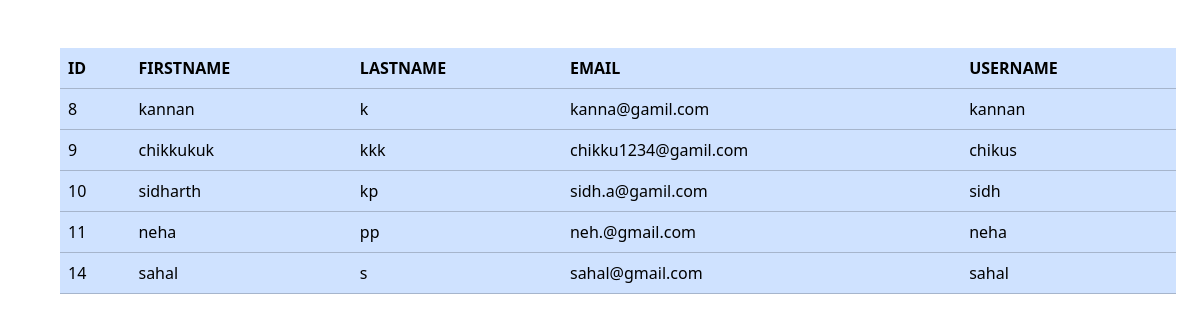
Page /aproved on the committed database.
### collageapp/models.py (models this page shows)
class User(AbstractUser):
    USERTYPE=models.CharField(max_length=100)

### collageapp/views.py (the view)
# urls.py: path('aproved',views.approved_stud,name='approved_stud'),
def approved_stud(request):
    x=User.objects.filter(is_active=1,USERTYPE='STUDENT')
    return render(request,'aproved_stud.html',{'x1':x})

### collageapp/templates/aproved_stud.html (shortened to what this page needs)
<!DOCTYPE html>
<html lang="en">
<head>
    <link href="https://cdn.jsdelivr.net/npm/bootstrap@5.3.3/dist/css/bootstrap.min.css" rel="stylesheet">
</head>
<body> <div class="container m-5">
    <table class="table table-borderedd table-primary">
        <tr>
            <th>ID</th>
            <th>FIRSTNAME</th>
            <th>LASTNAME</th>
            <th>EMAIL</th>
            <th>USERNAME</th>
        </tr>
        {% for i in x1 %}
        <tr>
            <td>{{i.id}}</td>
            <td>{{i.first_name}}</td>
            <td>{{i.last_name}}</td>
            <td>{{i.email}}</td>
            <td>{{i.username}}</td>
        </tr>
        {% endfor %}
    </table>
</div>

### rows in the picture
User: id "8", first_name "kannan", last_name "k", email "kanna@gamil.com", username "kannan"
User: id "9", first_name "chikkukuk", last_name "kkk", email "chikku1234@gamil.com", username "chikus"
User: id "10", first_name "sidharth", last_name "kp", email "sidh.a@gamil.com", username "sidh"
User: id "11", first_name "neha", last_name "pp", email "neh.@gmail.com", username "neha"
User: id "14", first_name "sahal", last_name "s", email "sahal@gmail.com", username "sahal"
